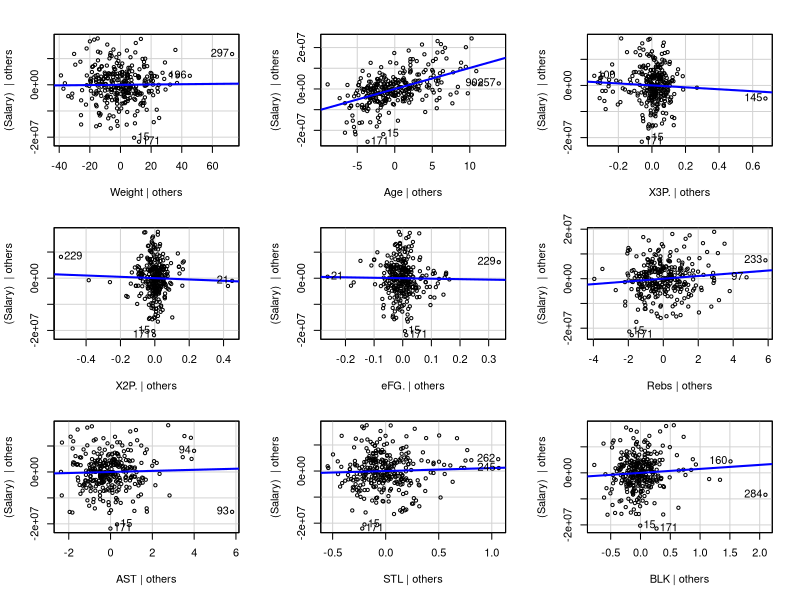
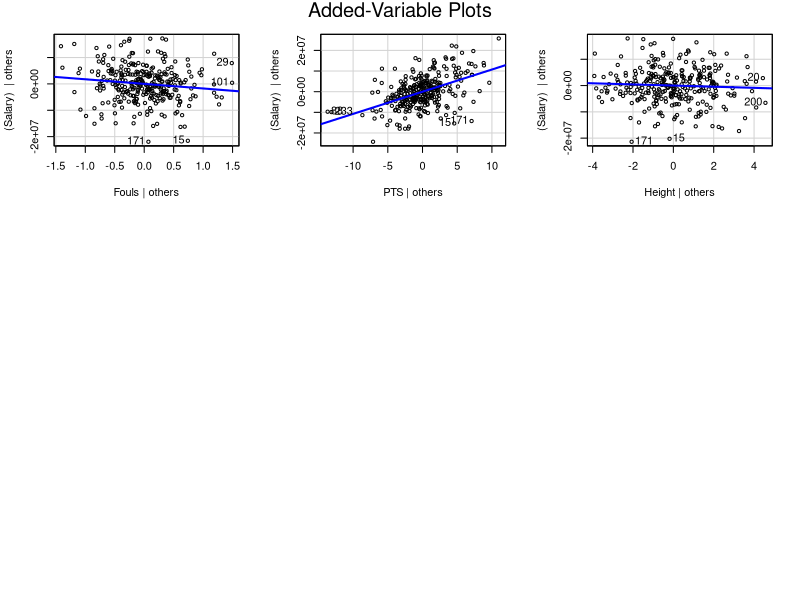
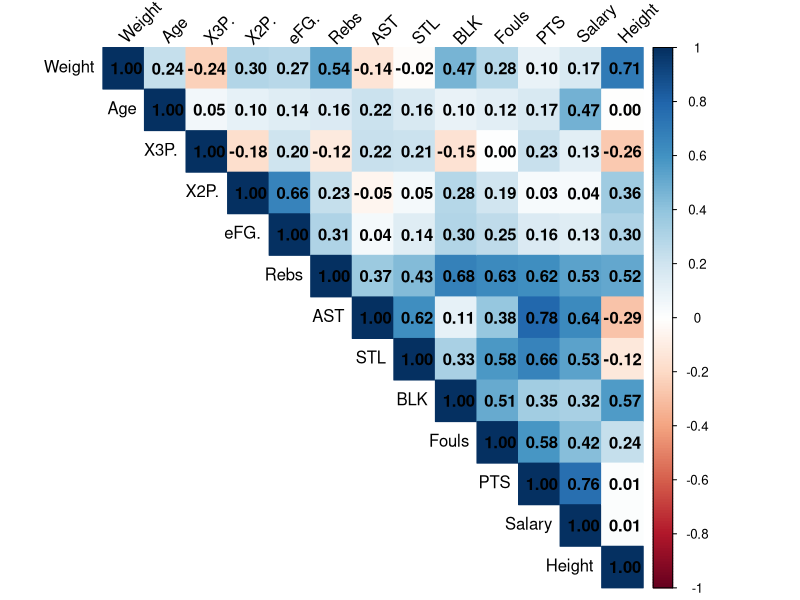
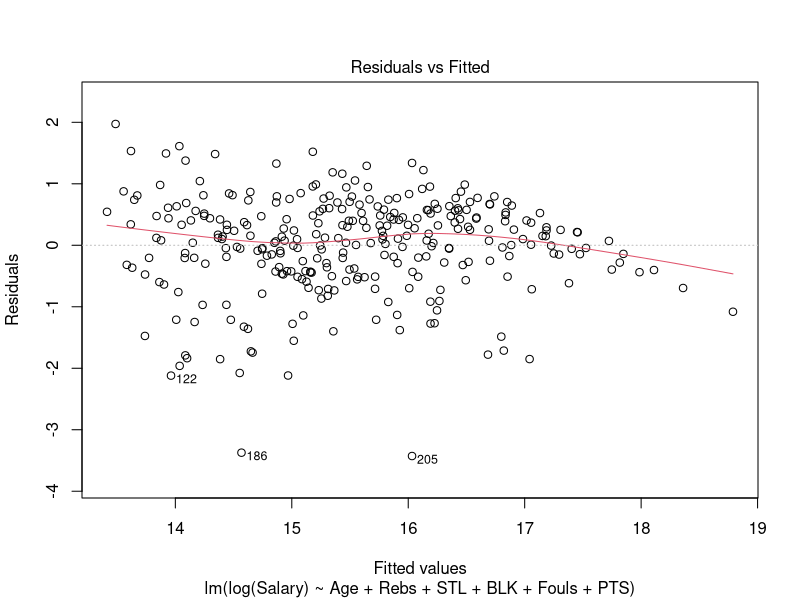

Reproduce these figures in R, in order.
## ---- chunk 1
library(car)
library(tidyverse)
library(glmnet)
library(lmtest)
library(sandwich)
library(corrplot)
## ---- chunk 2

nba <- vroom::vroom("nba_cleaned.csv")|>
    separate(Height, into = c("feet", "inches"), sep = "-", convert = TRUE)|>
    mutate(Weight = as.numeric(str_extract(Weight, "\\d+")),
        Country = ifelse(Country == "USA", "American", "Foreign"),
        Height = (feet * 12) + inches)|>
    select(-Player, -feet, -inches,- PlayerScore, -College, -Position, -Team)
nba[302, "Weight"] <- 201

## ---- chunk 3
head(nba)
base_lm <- lm((Salary)~Weight + Age + `X3P.` + `X2P.` +
                 `eFG.` + Rebs + AST + STL + BLK +
                 Fouls + PTS + Height, data = nba)

avPlots(base_lm,
        terms = ~ Weight + Age + `X3P.` + `X2P.` +
                 `eFG.` + Rebs + AST + STL + BLK +
                 Fouls + PTS + Height)

## ---- chunk 4
log_lm <- lm(log(Salary) ~ ., data = nba)
bptest(log_lm)

## ---- chunk 5
cor_matrix <- cor(nba[sapply(nba, is.numeric)],
                  use = "complete.obs")

corrplot(cor_matrix,
         method = "color",
         type = "upper",
         addCoef.col = "black",
         tl.col = "black",
         tl.srt = 45)
## ---- chunk 6
x <- model.matrix((Salary) ~ ., data = nba)[, -1] 
y <- log(nba$Salary)

# 2. Run Cross-Validation to find the optimal penalty (lambda)
# alpha = 1 specifies LASSO
cv_lasso <- cv.glmnet(x, y, alpha = 1)
best_lambda <- cv_lasso$lambda.min

# 3. Fit the final model
lasso_model <- glmnet(x, y, alpha = 1, lambda = best_lambda)

# 4. View which interactions the LASSO kept (non-zero coefficients)
coef_list <- coef(lasso_model, s = "lambda.min")
coef_list
## ---- chunk 7

lasso_lm <- lm(
  log(Salary) ~
    Age + Rebs + STL + BLK + Fouls + PTS
,
  data = nba
)

summary(lasso_lm)
## ---- chunk 8
plot(lasso_lm, which =1)
bptest(lasso_lm)
anova(log_lm, lasso_lm)
## ---- chunk 9
coeftest(log_lm, vcov = vcovHC(lasso_lm, type = "HC3"))
